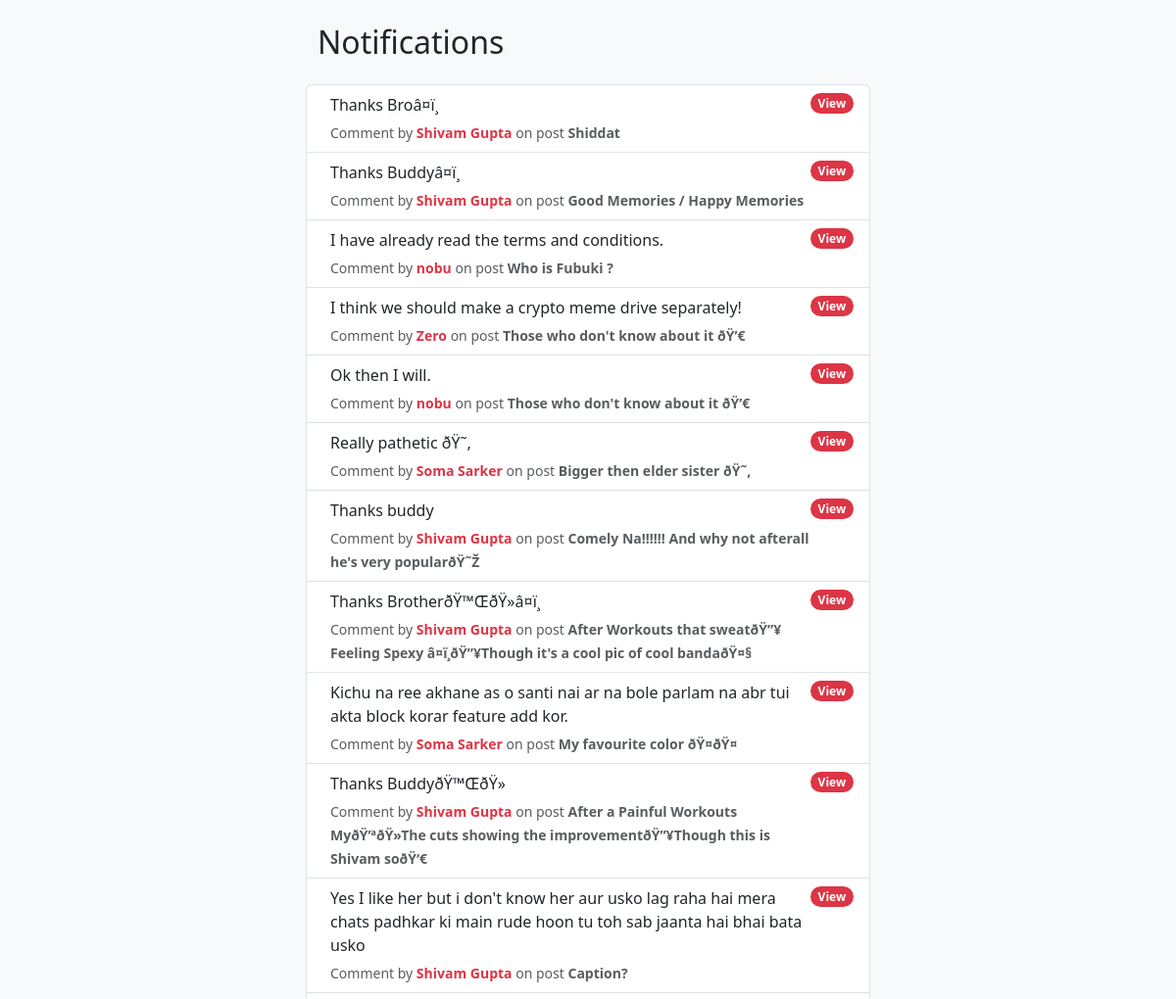
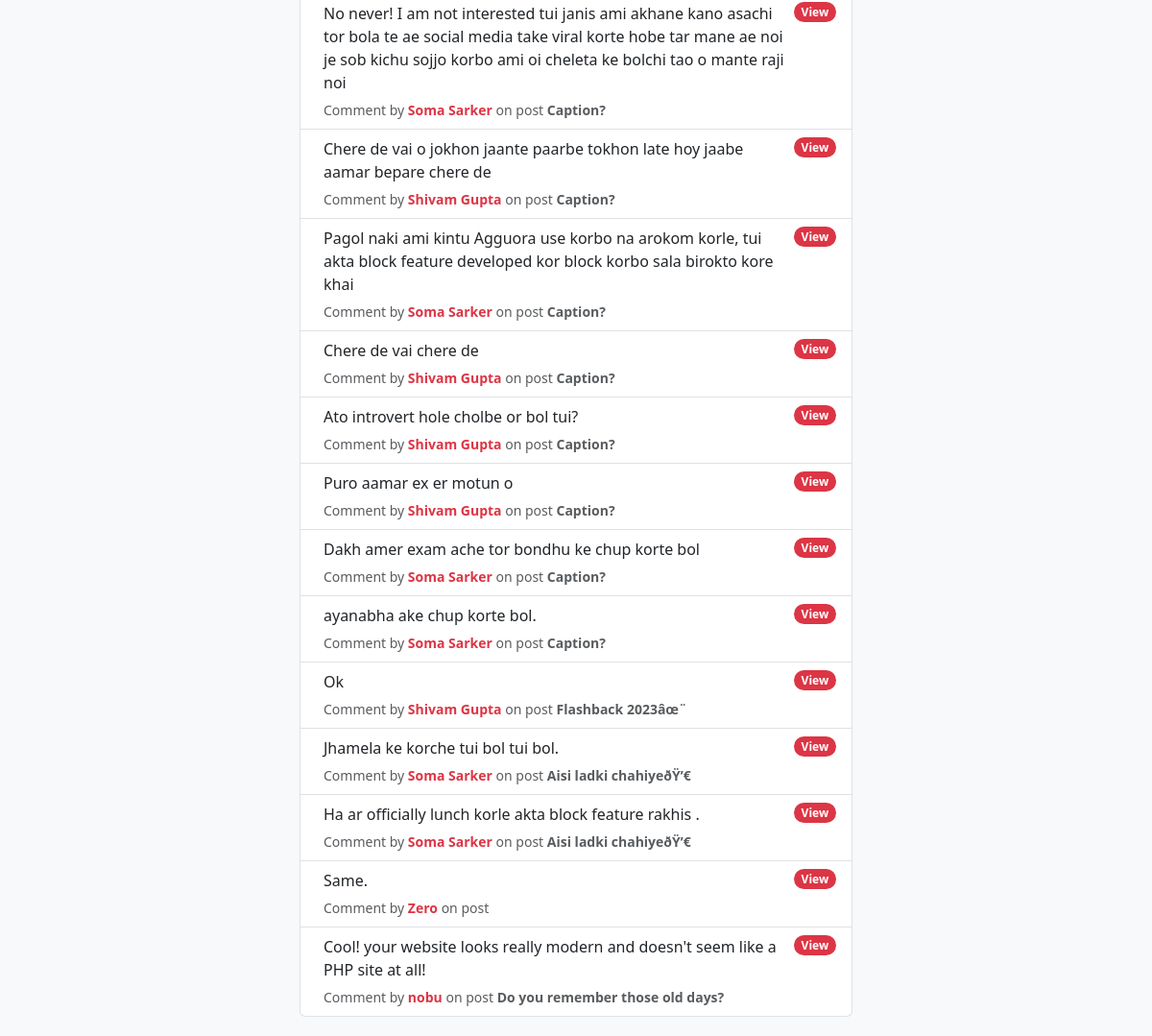
/notification/notification.php (signed in), run on the app's committed database (2 pictures, top to bottom).
### tables this page shows
CREATE TABLE `comments` (
  `comment_id` int(11) NOT NULL,
  `comment_content` varchar(2555) NOT NULL,
  `thread_id` int(10) NOT NULL,
  `comment_time` datetime NOT NULL DEFAULT current_timestamp(),
  `comment_by` varchar(255) NOT NULL DEFAULT '0',
  `tag_someone` int(11) NOT NULL
);

CREATE TABLE `user` (
  `id` int(11) NOT NULL,
  `username` varchar(20) NOT NULL,
  `password` varchar(225) NOT NULL,
  `repassword` varchar(225) NOT NULL,
  `datetime` date NOT NULL DEFAULT current_timestamp(),
  `profile_pic` varchar(9999) NOT NULL DEFAULT 'demoprofile.png',
  `about` text NOT NULL,
  `gender` varchar(20) NOT NULL,
  `country` varchar(50) NOT NULL,
  `cake_day` varchar(25) NOT NULL,
  `email` varchar(255) NOT NULL,
  `session_token` int(255) NOT NULL,
  `school` varchar(255) NOT NULL,
  `clg_university` varchar(255) NOT NULL,
  `status` varchar(255) NOT NULL,
  `looking_for` varchar(255) NOT NULL,
  `interest_in` varchar(255) NOT NULL
);

CREATE TABLE `threads` (
  `thread_id` int(11) NOT NULL,
  `thread_name` varchar(255) NOT NULL,
  `thread_desc` varchar(2555) NOT NULL,
  `thread_catagory_id` int(10) NOT NULL,
  `thread_user_id` int(10) NOT NULL,
  `thread_time` datetime NOT NULL DEFAULT current_timestamp(),
  `uploaded_image` varchar(255) NOT NULL,
  `url` varchar(2555) NOT NULL,
  `uploaded_video` varchar(255) NOT NULL,
  `tag_post_someone` int(11) NOT NULL,
  `post_genre` varchar(255) NOT NULL
);

### notification/notification.php (the view, shortened to what this page needs)
<?php
include "db_connection.php";
?>
<!DOCTYPE html>
<html lang="en">
<head>
    <?php include "bootstrapcss-and-icons.php"; ?>
</head>
<body class="bg-light">
<?php
$uid = $_SESSION['id'];
$query = "
    SELECT comments.comment_content, user.username, threads.thread_name, comments.thread_id
    FROM comments
    JOIN user ON comments.comment_by = user.id
    JOIN threads ON comments.thread_id = threads.thread_id
    WHERE comments.tag_someone = '{$uid}'
";
$result = mysqli_query($conn, $query);
?>
<div class="container notification-container">
    <h2 class="container my-4">Notifications</h2>
    <div class="list-group">
        <?php
        if ($result && mysqli_num_rows($result) > 0) {
            while ($row = mysqli_fetch_assoc($result)) { ?>
                <a href="http://127.0.0.1/myphp/public_html/thread.php?thread=<?php echo $row['thread_id']; ?>"
                   class="list-group-item list-group-item-action d-flex justify-content-between align-items-start text-decoration-none">
                    <div class="ms-2 me-auto">
                        <p class="mb-1"><?php echo htmlspecialchars($row['comment_content']); ?></p>
                        <small class="text-muted">Comment by <strong class="text-danger"><?php echo htmlspecialchars($row['username']); ?></strong> on post <strong><?php echo htmlspecialchars($row['thread_name']); ?></strong></small>
                    </div>
                    <span class="badge bg-danger rounded-pill">View</span>
                </a>
            <?php }
        } else {
            echo '<div class="list-group-item text-center">No notifications found.</div>';
        }
        ?>
    </div>
</div>
</body>
</html>

### notification/notification.php (style rules this page uses)
.notification-container { max-width: 600px; margin: 20px auto; }

### data on the page
comments: comment_content "Thanks Broâ¤ï¸", user.username "Shivam Gupta", thread.thread_name "Shiddat"
comments: comment_content "Thanks Buddyâ¤ï¸", user.username "Shivam Gupta", thread.thread_name "Good Memories / Happy Memories"
comments: comment_content "I have already read the terms and conditions.", user.username "nobu", thread.thread_name "Who is Fubuki ?"
comments: comment_content "I think we should make a crypto meme drive separately!", user.username "Zero", thread.thread_name "Those who don't know about it ðŸ’€"
comments: comment_content "Ok then I will.", user.username "nobu", thread.thread_name "Those who don't know about it ðŸ’€"
comments: comment_content "Really pathetic ðŸ˜‚", user.username "Soma Sarker", thread.thread_name "Bigger then elder sister ðŸ˜‚"
comments: comment_content "Thanks buddy", user.username "Shivam Gupta", thread.thread_name "Comely Na!!!!!! And why not afterall he's very popularðŸ˜Ž"
comments: comment_content "Thanks BrotherðŸ™ŒðŸ»â¤ï¸", user.username "Shivam Gupta", thread.thread_name "After Workouts that sweatðŸ”¥ Feeling Spexy â¤ï¸ðŸ”¥Though it's a cool pic of cool bandaðŸ¤§"
comments: comment_content "Kichu na ree akhane as o santi nai ar na bole parlam na abr tui akta block korar feature add kor.", user.username "Soma Sarker", thread.thread_name "My favourite color ðŸ¤ðŸ¤"
comments: comment_content "Thanks BuddyðŸ™ŒðŸ»", user.username "Shivam Gupta", thread.thread_name "After a Painful Workouts MyðŸ’ªðŸ»The cuts showing the improvementðŸ”¥Though this is Shivam soðŸ‘€"
comments: comment_content "Yes I like her but i don't know her aur usko lag raha hai mera chats padhkar ki main rude hoon tu toh sab jaanta hai bhai bata usko", user.username "Shivam Gupta", thread.thread_name "Caption?"
comments: comment_content "No never! I am not interested tui janis ami akhane kano asachi tor bola te ae social media take viral korte hobe tar mane ae noi je sob kichu sojjo korbo ami oi cheleta ke bolchi tao o mante raji noi", user.username "Soma Sarker", thread.thread_name "Caption?"
comments: comment_content "Chere de vai o jokhon jaante paarbe tokhon late hoy jaabe aamar bepare chere de", user.username "Shivam Gupta", thread.thread_name "Caption?"
comments: comment_content "Pagol naki ami kintu Agguora use korbo na arokom korle, tui akta block feature developed kor block korbo sala birokto kore khai", user.username "Soma Sarker", thread.thread_name "Caption?"
comments: comment_content "Chere de vai chere de", user.username "Shivam Gupta", thread.thread_name "Caption?"
comments: comment_content "Ato introvert hole cholbe or bol tui?", user.username "Shivam Gupta", thread.thread_name "Caption?"
comments: comment_content "Puro aamar ex er motun o", user.username "Shivam Gupta", thread.thread_name "Caption?"
comments: comment_content "Dakh amer exam ache tor bondhu ke chup korte bol", user.username "Soma Sarker", thread.thread_name "Caption?"
comments: comment_content "ayanabha ake chup korte bol.", user.username "Soma Sarker", thread.thread_name "Caption?"
comments: comment_content "Ok", user.username "Shivam Gupta", thread.thread_name "Flashback 2023âœ¨"
comments: comment_content "Jhamela ke korche tui bol tui bol.", user.username "Soma Sarker", thread.thread_name "Aisi ladki chahiyeðŸ’€"
comments: comment_content "Ha ar officially lunch korle akta block feature rakhis .", user.username "Soma Sarker", thread.thread_name "Aisi ladki chahiyeðŸ’€"
comments: comment_content "Same.", user.username "Zero"
comments: comment_content "Cool! your website looks really modern and doesn't seem like a PHP site at all!", user.username "nobu", thread.thread_name "Do you remember those old days?"
